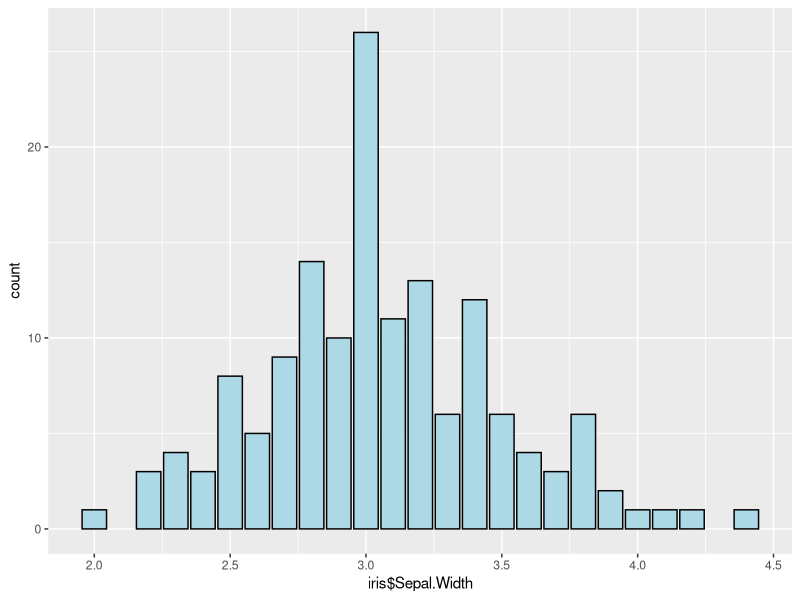
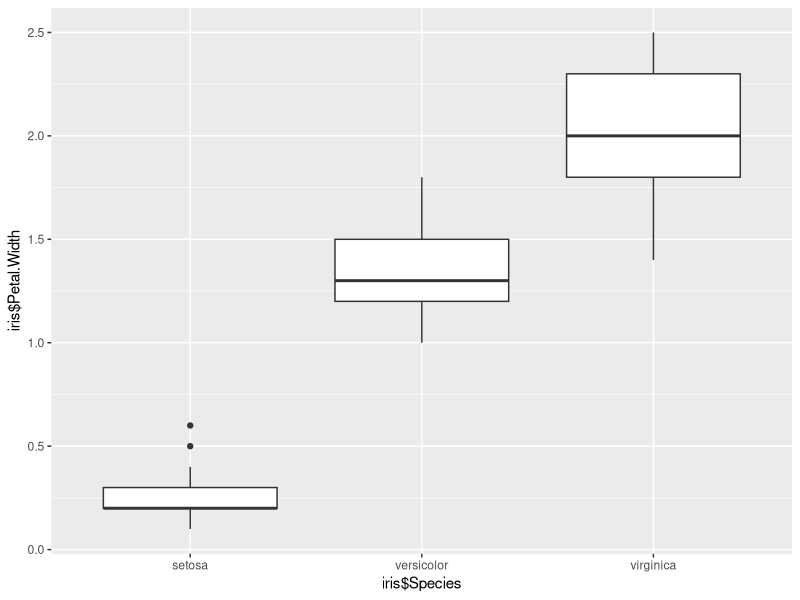

Generate these figures, in order, with R:
#第二周功課
library(ggplot2)

data()

iris

ggplot(data=iris, aes(x=iris$Sepal.Width)) + geom_bar(fill = "lightblue", colour = "black")

data()

iris

ggplot(data=iris, aes(x=iris$Species, y=iris$Petal.Width)) + geom_boxplot()

#